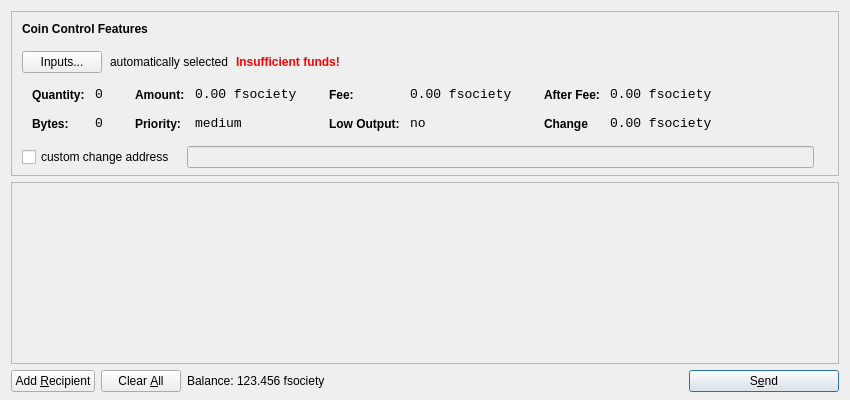
<?xml version="1.0" encoding="UTF-8"?>
<ui version="4.0">
 <class>SendCoinsDialog</class>
 <widget class="QDialog" name="SendCoinsDialog">
  <property name="geometry">
   <rect>
    <x>0</x>
    <y>0</y>
    <width>850</width>
    <height>400</height>
   </rect>
  </property>
  <property name="windowTitle">
   <string>Send Coins</string>
  </property>
  <layout class="QVBoxLayout" name="verticalLayout" stretch="0,1,0">
   <property name="bottomMargin">
    <number>8</number>
   </property>
   <item>
    <widget class="QFrame" name="frameCoinControl">
     <property name="sizePolicy">
      <sizepolicy hsizetype="Expanding" vsizetype="Expanding">
       <horstretch>0</horstretch>
       <verstretch>0</verstretch>
      </sizepolicy>
     </property>
     <property name="maximumSize">
      <size>
       <width>16777215</width>
       <height>16777215</height>
      </size>
     </property>
     <property name="frameShape">
      <enum>QFrame::StyledPanel</enum>
     </property>
     <property name="frameShadow">
      <enum>QFrame::Sunken</enum>
     </property>
     <layout class="QVBoxLayout" name="verticalLayoutCoinControl2">
      <property name="spacing">
       <number>-1</number>
      </property>
      <property name="leftMargin">
       <number>0</number>
      </property>
      <property name="topMargin">
       <number>0</number>
      </property>
      <property name="rightMargin">
       <number>0</number>
      </property>
      <property name="bottomMargin">
       <number>6</number>
      </property>
      <item>
       <layout class="QVBoxLayout" name="verticalLayoutCoinControl" stretch="0,0,0,0,1">
        <property name="spacing">
         <number>0</number>
        </property>
        <property name="leftMargin">
         <number>10</number>
        </property>
        <property name="topMargin">
         <number>10</number>
        </property>
        <item>
         <layout class="QHBoxLayout" name="horizontalLayoutCoinControl1">
          <property name="bottomMargin">
           <number>15</number>
          </property>
          <item>
           <widget class="QLabel" name="labelCoinControlFeatures">
            <property name="sizePolicy">
             <sizepolicy hsizetype="Preferred" vsizetype="Maximum">
              <horstretch>0</horstretch>
              <verstretch>0</verstretch>
             </sizepolicy>
            </property>
            <property name="font">
             <font>
              <weight>75</weight>
              <bold>true</bold>
             </font>
            </property>
            <property name="styleSheet">
             <string notr="true">font-weight:bold;</string>
            </property>
            <property name="text">
             <string>Coin Control Features</string>
            </property>
           </widget>
          </item>
         </layout>
        </item>
        <item>
         <layout class="QHBoxLayout" name="horizontalLayoutCoinControl2" stretch="0,0,0,0">
          <property name="spacing">
           <number>8</number>
          </property>
          <property name="bottomMargin">
           <number>10</number>
          </property>
          <item>
           <widget class="QPushButton" name="pushButtonCoinControl">
            <property name="styleSheet">
             <string notr="true"/>
            </property>
            <property name="text">
             <string>Inputs...</string>
            </property>
           </widget>
          </item>
          <item>
           <widget class="QLabel" name="labelCoinControlAutomaticallySelected">
            <property name="text">
             <string>automatically selected</string>
            </property>
            <property name="margin">
             <number>5</number>
            </property>
           </widget>
          </item>
          <item>
           <widget class="QLabel" name="labelCoinControlInsuffFunds">
            <property name="font">
             <font>
              <weight>75</weight>
              <bold>true</bold>
             </font>
            </property>
            <property name="styleSheet">
             <string notr="true">color:red;font-weight:bold;</string>
            </property>
            <property name="text">
             <string>Insufficient funds!</string>
            </property>
            <property name="margin">
             <number>5</number>
            </property>
           </widget>
          </item>
          <item>
           <spacer name="horizontalSpacerCoinControl">
            <property name="orientation">
             <enum>Qt::Horizontal</enum>
            </property>
            <property name="sizeHint" stdset="0">
             <size>
              <width>40</width>
              <height>1</height>
             </size>
            </property>
           </spacer>
          </item>
         </layout>
        </item>
        <item>
         <widget class="QWidget" name="widgetCoinControl" native="true">
          <property name="sizePolicy">
           <sizepolicy hsizetype="Preferred" vsizetype="Preferred">
            <horstretch>0</horstretch>
            <verstretch>0</verstretch>
           </sizepolicy>
          </property>
          <property name="minimumSize">
           <size>
            <width>0</width>
            <height>0</height>
           </size>
          </property>
          <property name="styleSheet">
           <string notr="true"/>
          </property>
          <layout class="QHBoxLayout" name="horizontalLayoutCoinControl5">
           <property name="margin">
            <number>0</number>
           </property>
           <item>
            <layout class="QHBoxLayout" name="horizontalLayoutCoinControl3" stretch="0,0,0,1">
             <property name="spacing">
              <number>20</number>
             </property>
             <property name="topMargin">
              <number>0</number>
             </property>
             <property name="bottomMargin">
              <number>10</number>
             </property>
             <item>
              <layout class="QFormLayout" name="formLayoutCoinControl1">
               <property name="horizontalSpacing">
                <number>10</number>
               </property>
               <property name="verticalSpacing">
                <number>14</number>
               </property>
               <property name="leftMargin">
                <number>10</number>
               </property>
               <property name="topMargin">
                <number>4</number>
               </property>
               <property name="rightMargin">
                <number>6</number>
               </property>
               <item row="0" column="0">
                <widget class="QLabel" name="labelCoinControlQuantityText">
                 <property name="styleSheet">
                  <string notr="true">font-weight:bold;</string>
                 </property>
                 <property name="text">
                  <string>Quantity:</string>
                 </property>
                 <property name="margin">
                  <number>0</number>
                 </property>
                </widget>
               </item>
               <item row="0" column="1">
                <widget class="QLabel" name="labelCoinControlQuantity">
                 <property name="font">
                  <font>
                   <family>Monospace</family>
                   <pointsize>10</pointsize>
                  </font>
                 </property>
                 <property name="cursor">
                  <cursorShape>IBeamCursor</cursorShape>
                 </property>
                 <property name="contextMenuPolicy">
                  <enum>Qt::ActionsContextMenu</enum>
                 </property>
                 <property name="text">
                  <string>0</string>
                 </property>
                 <property name="margin">
                  <number>0</number>
                 </property>
                 <property name="textInteractionFlags">
                  <set>Qt::LinksAccessibleByMouse|Qt::TextSelectableByKeyboard|Qt::TextSelectableByMouse</set>
                 </property>
                </widget>
               </item>
               <item row="1" column="0">
                <widget class="QLabel" name="labelCoinControlBytesText">
                 <property name="styleSheet">
                  <string notr="true">font-weight:bold;</string>
                 </property>
                 <property name="text">
                  <string>Bytes:</string>
                 </property>
                </widget>
               </item>
               <item row="1" column="1">
                <widget class="QLabel" name="labelCoinControlBytes">
                 <property name="font">
                  <font>
                   <family>Monospace</family>
                   <pointsize>10</pointsize>
                  </font>
                 </property>
                 <property name="cursor">
                  <cursorShape>IBeamCursor</cursorShape>
                 </property>
                 <property name="contextMenuPolicy">
                  <enum>Qt::ActionsContextMenu</enum>
                 </property>
                 <property name="text">
                  <string>0</string>
                 </property>
                 <property name="textInteractionFlags">
                  <set>Qt::LinksAccessibleByMouse|Qt::TextSelectableByKeyboard|Qt::TextSelectableByMouse</set>
                 </property>
                </widget>
               </item>
              </layout>
             </item>
             <item>
              <layout class="QFormLayout" name="formLayoutCoinControl2">
               <property name="horizontalSpacing">
                <number>10</number>
               </property>
               <property name="verticalSpacing">
                <number>14</number>
               </property>
               <property name="leftMargin">
                <number>6</number>
               </property>
               <property name="topMargin">
                <number>4</number>
               </property>
               <property name="rightMargin">
                <number>6</number>
               </property>
               <item row="0" column="0">
                <widget class="QLabel" name="labelCoinControlAmountText">
                 <property name="styleSheet">
                  <string notr="true">font-weight:bold;</string>
                 </property>
                 <property name="text">
                  <string>Amount:</string>
                 </property>
                 <property name="margin">
                  <number>0</number>
                 </property>
                </widget>
               </item>
               <item row="0" column="1">
                <widget class="QLabel" name="labelCoinControlAmount">
                 <property name="font">
                  <font>
                   <family>Monospace</family>
                   <pointsize>10</pointsize>
                  </font>
                 </property>
                 <property name="cursor">
                  <cursorShape>IBeamCursor</cursorShape>
                 </property>
                 <property name="contextMenuPolicy">
                  <enum>Qt::ActionsContextMenu</enum>
                 </property>
                 <property name="text">
                  <string>0.00 fsociety</string>
                 </property>
                 <property name="textInteractionFlags">
                  <set>Qt::LinksAccessibleByMouse|Qt::TextSelectableByKeyboard|Qt::TextSelectableByMouse</set>
                 </property>
                </widget>
               </item>
               <item row="1" column="0">
                <widget class="QLabel" name="labelCoinControlPriorityText">
                 <property name="styleSheet">
                  <string notr="true">font-weight:bold;</string>
                 </property>
                 <property name="text">
                  <string>Priority:</string>
                 </property>
                </widget>
               </item>
               <item row="1" column="1">
                <widget class="QLabel" name="labelCoinControlPriority">
                 <property name="font">
                  <font>
                   <family>Monospace</family>
                   <pointsize>10</pointsize>
                  </font>
                 </property>
                 <property name="cursor">
                  <cursorShape>IBeamCursor</cursorShape>
                 </property>
                 <property name="contextMenuPolicy">
                  <enum>Qt::ActionsContextMenu</enum>
                 </property>
                 <property name="text">
                  <string>medium</string>
                 </property>
                 <property name="textInteractionFlags">
                  <set>Qt::LinksAccessibleByMouse|Qt::TextSelectableByKeyboard|Qt::TextSelectableByMouse</set>
                 </property>
                </widget>
               </item>
              </layout>
             </item>
             <item>
              <layout class="QFormLayout" name="formLayoutCoinControl3">
               <property name="horizontalSpacing">
                <number>10</number>
               </property>
               <property name="verticalSpacing">
                <number>14</number>
               </property>
               <property name="leftMargin">
                <number>6</number>
               </property>
               <property name="topMargin">
                <number>4</number>
               </property>
               <property name="rightMargin">
                <number>6</number>
               </property>
               <item row="0" column="0">
                <widget class="QLabel" name="labelCoinControlFeeText">
                 <property name="styleSheet">
                  <string notr="true">font-weight:bold;</string>
                 </property>
                 <property name="text">
                  <string>Fee:</string>
                 </property>
                 <property name="margin">
                  <number>0</number>
                 </property>
                </widget>
               </item>
               <item row="0" column="1">
                <widget class="QLabel" name="labelCoinControlFee">
                 <property name="font">
                  <font>
                   <family>Monospace</family>
                   <pointsize>10</pointsize>
                  </font>
                 </property>
                 <property name="cursor">
                  <cursorShape>IBeamCursor</cursorShape>
                 </property>
                 <property name="contextMenuPolicy">
                  <enum>Qt::ActionsContextMenu</enum>
                 </property>
                 <property name="text">
                  <string>0.00 fsociety</string>
                 </property>
                 <property name="textInteractionFlags">
                  <set>Qt::LinksAccessibleByMouse|Qt::TextSelectableByKeyboard|Qt::TextSelectableByMouse</set>
                 </property>
                </widget>
               </item>
               <item row="1" column="0">
                <widget class="QLabel" name="labelCoinControlLowOutputText">
                 <property name="styleSheet">
                  <string notr="true">font-weight:bold;</string>
                 </property>
                 <property name="text">
                  <string>Low Output:</string>
                 </property>
                </widget>
               </item>
               <item row="1" column="1">
                <widget class="QLabel" name="labelCoinControlLowOutput">
                 <property name="font">
                  <font>
                   <family>Monospace</family>
                   <pointsize>10</pointsize>
                  </font>
                 </property>
                 <property name="cursor">
                  <cursorShape>IBeamCursor</cursorShape>
                 </property>
                 <property name="contextMenuPolicy">
                  <enum>Qt::ActionsContextMenu</enum>
                 </property>
                 <property name="text">
                  <string>no</string>
                 </property>
                 <property name="textInteractionFlags">
                  <set>Qt::LinksAccessibleByMouse|Qt::TextSelectableByKeyboard|Qt::TextSelectableByMouse</set>
                 </property>
                </widget>
               </item>
              </layout>
             </item>
             <item>
              <layout class="QFormLayout" name="formLayoutCoinControl4">
               <property name="horizontalSpacing">
                <number>10</number>
               </property>
               <property name="verticalSpacing">
                <number>14</number>
               </property>
               <property name="leftMargin">
                <number>6</number>
               </property>
               <property name="topMargin">
                <number>4</number>
               </property>
               <property name="rightMargin">
                <number>6</number>
               </property>
               <item row="0" column="0">
                <widget class="QLabel" name="labelCoinControlAfterFeeText">
                 <property name="styleSheet">
                  <string notr="true">font-weight:bold;</string>
                 </property>
                 <property name="text">
                  <string>After Fee:</string>
                 </property>
                 <property name="margin">
                  <number>0</number>
                 </property>
                </widget>
               </item>
               <item row="0" column="1">
                <widget class="QLabel" name="labelCoinControlAfterFee">
                 <property name="font">
                  <font>
                   <family>Monospace</family>
                   <pointsize>10</pointsize>
                  </font>
                 </property>
                 <property name="cursor">
                  <cursorShape>IBeamCursor</cursorShape>
                 </property>
                 <property name="contextMenuPolicy">
                  <enum>Qt::ActionsContextMenu</enum>
                 </property>
                 <property name="text">
                  <string>0.00 fsociety</string>
                 </property>
                 <property name="textInteractionFlags">
                  <set>Qt::LinksAccessibleByMouse|Qt::TextSelectableByKeyboard|Qt::TextSelectableByMouse</set>
                 </property>
                </widget>
               </item>
               <item row="1" column="0">
                <widget class="QLabel" name="labelCoinControlChangeText">
                 <property name="styleSheet">
                  <string notr="true">font-weight:bold;</string>
                 </property>
                 <property name="text">
                  <string>Change</string>
                 </property>
                </widget>
               </item>
               <item row="1" column="1">
                <widget class="QLabel" name="labelCoinControlChange">
                 <property name="font">
                  <font>
                   <family>Monospace</family>
                   <pointsize>10</pointsize>
                  </font>
                 </property>
                 <property name="cursor">
                  <cursorShape>IBeamCursor</cursorShape>
                 </property>
                 <property name="contextMenuPolicy">
                  <enum>Qt::ActionsContextMenu</enum>
                 </property>
                 <property name="text">
                  <string>0.00 fsociety</string>
                 </property>
                 <property name="textInteractionFlags">
                  <set>Qt::LinksAccessibleByMouse|Qt::TextSelectableByKeyboard|Qt::TextSelectableByMouse</set>
                 </property>
                </widget>
               </item>
              </layout>
             </item>
            </layout>
           </item>
          </layout>
         </widget>
        </item>
        <item>
         <layout class="QHBoxLayout" name="horizontalLayoutCoinControl4" stretch="0,0,0">
          <property name="spacing">
           <number>12</number>
          </property>
          <property name="sizeConstraint">
           <enum>QLayout::SetDefaultConstraint</enum>
          </property>
          <property name="topMargin">
           <number>5</number>
          </property>
          <property name="rightMargin">
           <number>5</number>
          </property>
          <item>
           <widget class="QCheckBox" name="checkBoxCoinControlChange">
            <property name="text">
             <string>custom change address</string>
            </property>
           </widget>
          </item>
          <item>
           <widget class="QLineEdit" name="lineEditCoinControlChange">
            <property name="enabled">
             <bool>false</bool>
            </property>
            <property name="sizePolicy">
             <sizepolicy hsizetype="Expanding" vsizetype="Fixed">
              <horstretch>0</horstretch>
              <verstretch>0</verstretch>
             </sizepolicy>
            </property>
           </widget>
          </item>
          <item>
           <widget class="QLabel" name="labelCoinControlChangeLabel">
            <property name="sizePolicy">
             <sizepolicy hsizetype="Preferred" vsizetype="Expanding">
              <horstretch>0</horstretch>
              <verstretch>0</verstretch>
             </sizepolicy>
            </property>
            <property name="minimumSize">
             <size>
              <width>0</width>
              <height>0</height>
             </size>
            </property>
            <property name="text">
             <string/>
            </property>
            <property name="margin">
             <number>3</number>
            </property>
           </widget>
          </item>
         </layout>
        </item>
        <item>
         <spacer name="verticalSpacerCoinControl">
          <property name="orientation">
           <enum>Qt::Vertical</enum>
          </property>
          <property name="sizeHint" stdset="0">
           <size>
            <width>800</width>
            <height>1</height>
           </size>
          </property>
         </spacer>
        </item>
       </layout>
      </item>
     </layout>
    </widget>
   </item>
   <item>
    <widget class="QScrollArea" name="scrollArea">
     <property name="widgetResizable">
      <bool>true</bool>
     </property>
     <widget class="QWidget" name="scrollAreaWidgetContents">
      <property name="geometry">
       <rect>
        <x>0</x>
        <y>0</y>
        <width>830</width>
        <height>165</height>
       </rect>
      </property>
      <layout class="QVBoxLayout" name="verticalLayout_2">
       <property name="margin">
        <number>0</number>
       </property>
       <item>
        <layout class="QVBoxLayout" name="entries">
         <property name="spacing">
          <number>6</number>
         </property>
        </layout>
       </item>
       <item>
        <spacer name="verticalSpacer">
         <property name="orientation">
          <enum>Qt::Vertical</enum>
         </property>
         <property name="sizeHint" stdset="0">
          <size>
           <width>20</width>
           <height>40</height>
          </size>
         </property>
        </spacer>
       </item>
      </layout>
     </widget>
    </widget>
   </item>
   <item>
    <layout class="QHBoxLayout" name="horizontalLayout">
     <item>
      <widget class="QPushButton" name="addButton">
       <property name="toolTip">
        <string>Send to multiple recipients at once</string>
       </property>
       <property name="text">
        <string>Add &amp;Recipient</string>
       </property>
       <property name="icon">
        <iconset resource="../bitcoin.qrc">
         <normaloff>:/icons/add</normaloff>:/icons/add</iconset>
       </property>
       <property name="autoDefault">
        <bool>false</bool>
       </property>
      </widget>
     </item>
     <item>
      <widget class="QPushButton" name="clearButton">
       <property name="sizePolicy">
        <sizepolicy hsizetype="Minimum" vsizetype="Fixed">
         <horstretch>0</horstretch>
         <verstretch>0</verstretch>
        </sizepolicy>
       </property>
       <property name="toolTip">
        <string>Remove all transaction fields</string>
       </property>
       <property name="text">
        <string>Clear &amp;All</string>
       </property>
       <property name="icon">
        <iconset resource="../bitcoin.qrc">
         <normaloff>:/icons/remove</normaloff>:/icons/remove</iconset>
       </property>
       <property name="autoRepeatDelay">
        <number>300</number>
       </property>
       <property name="autoDefault">
        <bool>false</bool>
       </property>
      </widget>
     </item>
     <item>
      <layout class="QHBoxLayout" name="horizontalLayout_2">
       <property name="spacing">
        <number>3</number>
       </property>
       <item>
        <widget class="QLabel" name="label">
         <property name="sizePolicy">
          <sizepolicy hsizetype="Preferred" vsizetype="Fixed">
           <horstretch>0</horstretch>
           <verstretch>0</verstretch>
          </sizepolicy>
         </property>
         <property name="text">
          <string>Balance:</string>
         </property>
        </widget>
       </item>
       <item>
        <widget class="QLabel" name="labelBalance">
         <property name="sizePolicy">
          <sizepolicy hsizetype="Preferred" vsizetype="Fixed">
           <horstretch>0</horstretch>
           <verstretch>0</verstretch>
          </sizepolicy>
         </property>
         <property name="cursor">
          <cursorShape>IBeamCursor</cursorShape>
         </property>
         <property name="text">
          <string>123.456 fsociety</string>
         </property>
         <property name="textInteractionFlags">
          <set>Qt::LinksAccessibleByMouse|Qt::TextSelectableByKeyboard|Qt::TextSelectableByMouse</set>
         </property>
        </widget>
       </item>
      </layout>
     </item>
     <item>
      <spacer name="horizontalSpacer">
       <property name="orientation">
        <enum>Qt::Horizontal</enum>
       </property>
       <property name="sizeHint" stdset="0">
        <size>
         <width>40</width>
         <height>20</height>
        </size>
       </property>
      </spacer>
     </item>
     <item>
      <widget class="QPushButton" name="sendButton">
       <property name="minimumSize">
        <size>
         <width>150</width>
         <height>0</height>
        </size>
       </property>
       <property name="toolTip">
        <string>Confirm the send action</string>
       </property>
       <property name="text">
        <string>S&amp;end</string>
       </property>
       <property name="icon">
        <iconset resource="../bitcoin.qrc">
         <normaloff>:/icons/send</normaloff>:/icons/send</iconset>
       </property>
       <property name="default">
        <bool>true</bool>
       </property>
      </widget>
     </item>
    </layout>
   </item>
  </layout>
 </widget>
 <resources>
  <include location="../bitcoin.qrc"/>
 </resources>
 <connections/>
</ui>
